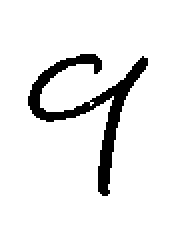
#> input picture Classification/code/USPS/Test/test_0027.png, 87 x 126 px (shown 2 times larger); its folder holds only this picture in this run
$ python readUSPSData.py
#> lines starting #> are read from the running program, lines starting #| are printed output that depends on the picture; after the words box and inside, x2 and y2 are one past the last pixel; in counts of white or black regions, pixels touching at a corner belong together
import cv2 as cv
import numpy as np
import os
import glob

def readUSPSDataset(folderName,filetype):
    '''
        readUSPSDataser: this function reads image file from the folder
        Input:
            folderName: Name of the directory in which images are located
            filetype: type of the image files
        Output:
            returns array consisting of all image matrix
    '''
#> called with folderName = 'Test', filetype = 'png'
    pathToImage =os.path.realpath(folderName)
    imgPath = os.path.join(pathToImage,'*.'+ filetype)
    img = []
    fileList = glob.glob(imgPath)
    for i in range(len(fileList)):
        imagesrc = cv.imread(fileList[i],0)
#> imagesrc: shape (126, 87); 92% white; 1 black region, box (x1, y1, x2, y2) and area: (14, 27, 74, 98) 875
        normalizedImage = normalizeImage(imagesrc)
        img.append(normalizedImage)
    return np.array(img)


def testImage(folderName, filetype):
    '''
        testImage: this function converts the image file to test iamge
        Input:
            folderName: Name of the directory in which images are located
            filetype: type of the image files
        Output:
            returns array consisting of all test image matrix
    '''
    print("Creating Test Images ..")
    imageArray = readUSPSDataset(folderName,filetype)
    testImageArray = []
    for i in range(len(imageArray)):
        testImageArray.append(imageArray[i][:].flatten())
        saveImage(np.array(testImageArray))
        saveImageLabel(np.array(testImageArray))
    #print("TestImage")
    return np.array(testImageArray)

def saveImage(testImageArray):
    '''
        saveImage: saves the image array in a file
        Input:
            testImageArray: test image array
        Output:
            saves test image to the file
    '''
    np.savetxt('test_image.txt',testImageArray)

def saveImageLabel(testImageArray):
    '''
        saveImageLabes: creates and save image label
        Input:
            testImageArray: test image array
        Output:
            creates test labels and saves it to the file
    '''
    print("Creating Test Labels..")
    testLabel  = []
    label = 10
    for j in range(10):
        label=label-1
        for i in range(int(len(testImageArray)/10)):
                       initiallabel = [0]*10
                       initiallabel[label]=1
                       testLabel.append(initiallabel)
    np.savetxt('test_label.txt',testLabel)

def normalizeImage(imagesrc):
    '''
        normalizeImage: normalizes each image in the Test folder
        Input:
            imagesrc: Image to be normalized
        Output:
            returns normalized image
    '''
    resizedImage = cv.resize(imagesrc,(28,28))
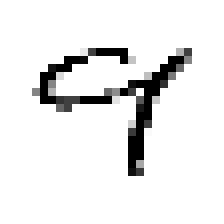
#> resizedImage: shape (28, 28) (shown 8 times larger); min 0, max 255, mean 234.1
    resizedImage = (np.ones(shape=(28,28))*255) - resizedImage
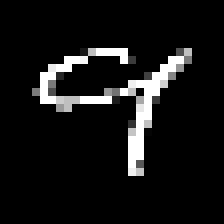
#> resizedImage: shape (28, 28) float64 (shown 8 times larger); min 0, max 255, mean 20.9
    normalizedImage = resizedImage/255.0;
    return normalizedImage

testImage("Test","png")
#> the loop in testImage, `for i in range(len(imageArray)):` made 1 pass
#| Creating Test Labels..
#> after the loop in testImage, `for i in range(len(imageArray)):`: testImageArray = 1 item
print("End of program .. ")

$ run again, on Classification/code/USPS/Test/test_0137.png
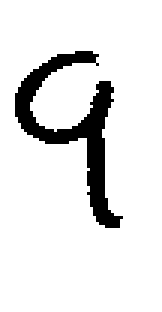
#> input picture Classification/code/USPS/Test/test_0137.png, 54 x 104 px (shown 3 times larger)
#> imagesrc: shape (104, 54); 89.7% white; 1 black region, box (x1, y1, x2, y2) and area: (5, 17, 41, 76) 578
#> in normalizeImage, `resizedImage = cv.resize(imagesrc,(28,28))`:
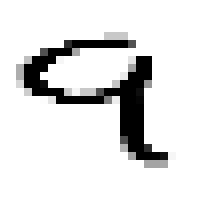
#> resizedImage: shape (28, 28) (shown 8 times larger); min 0, max 255, mean 229
#> in normalizeImage, `resizedImage = (np.ones(shape=(28,28))*255) - resizedImage`:
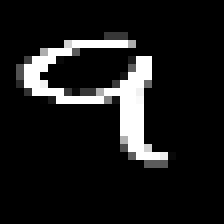
#> resizedImage: shape (28, 28) float64 (shown 8 times larger); min 0, max 255, mean 26
#> the loop in testImage, `for i in range(len(imageArray)):` made 1 pass
#> (printed output is left out)
#> after the loop in testImage, `for i in range(len(imageArray)):`: testImageArray = 1 item

$ run again, on Classification/code/USPS/Test/test_0143.png
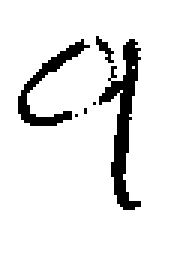
#> input picture Classification/code/USPS/Test/test_0143.png, 64 x 86 px (shown 3 times larger)
#> imagesrc: shape (86, 64); 91.2% white; 6 black regions (3 under 20 px), largest, box (x1, y1, x2, y2) and area: (33, 13, 47, 70) 293, (6, 13, 30, 42) 165, (32, 12, 38, 21) 22
#> in normalizeImage, `resizedImage = cv.resize(imagesrc,(28,28))`:
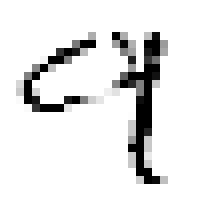
#> resizedImage: shape (28, 28) (shown 8 times larger); min 0, max 255, mean 232.7
#> in normalizeImage, `resizedImage = (np.ones(shape=(28,28))*255) - resizedImage`:
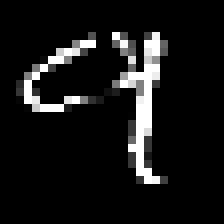
#> resizedImage: shape (28, 28) float64 (shown 8 times larger); min 0, max 255, mean 22.3
#> the loop in testImage, `for i in range(len(imageArray)):` made 1 pass
#> (printed output is left out)
#> after the loop in testImage, `for i in range(len(imageArray)):`: testImageArray = 1 item

$ run again, on Classification/code/USPS/Test/test_0154.png
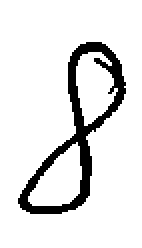
#> input picture Classification/code/USPS/Test/test_0154.png, 71 x 124 px (shown 2 times larger)
#> imagesrc: shape (124, 71); 89% white; 1 black region, box (x1, y1, x2, y2) and area: (9, 21, 63, 107) 967
#> in normalizeImage, `resizedImage = cv.resize(imagesrc,(28,28))`:
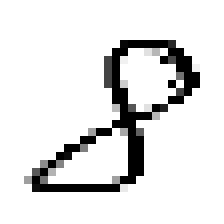
#> resizedImage: shape (28, 28) (shown 8 times larger); min 0, max 255, mean 226.2
#> in normalizeImage, `resizedImage = (np.ones(shape=(28,28))*255) - resizedImage`:
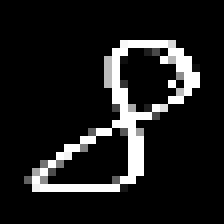
#> resizedImage: shape (28, 28) float64 (shown 8 times larger); min 0, max 255, mean 28.8
#> the loop in testImage, `for i in range(len(imageArray)):` made 1 pass
#> (printed output is left out)
#> after the loop in testImage, `for i in range(len(imageArray)):`: testImageArray = 1 item

$ run again, on Classification/code/USPS/Test/test_0064.png
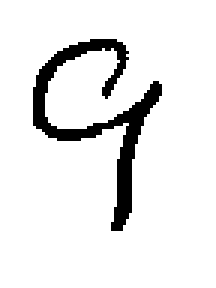
#> input picture Classification/code/USPS/Test/test_0064.png, 72 x 96 px (shown 3 times larger)
#> imagesrc: shape (96, 72); 91.3% white; 1 black region, box (x1, y1, x2, y2) and area: (11, 13, 54, 77) 604
#> in normalizeImage, `resizedImage = cv.resize(imagesrc,(28,28))`:
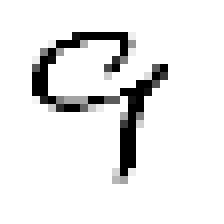
#> resizedImage: shape (28, 28) (shown 8 times larger); min 0, max 255, mean 232.8
#> in normalizeImage, `resizedImage = (np.ones(shape=(28,28))*255) - resizedImage`:
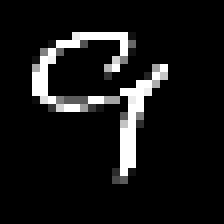
#> resizedImage: shape (28, 28) float64 (shown 8 times larger); min 0, max 255, mean 22.2
#> the loop in testImage, `for i in range(len(imageArray)):` made 1 pass
#> (printed output is left out)
#> after the loop in testImage, `for i in range(len(imageArray)):`: testImageArray = 1 item
